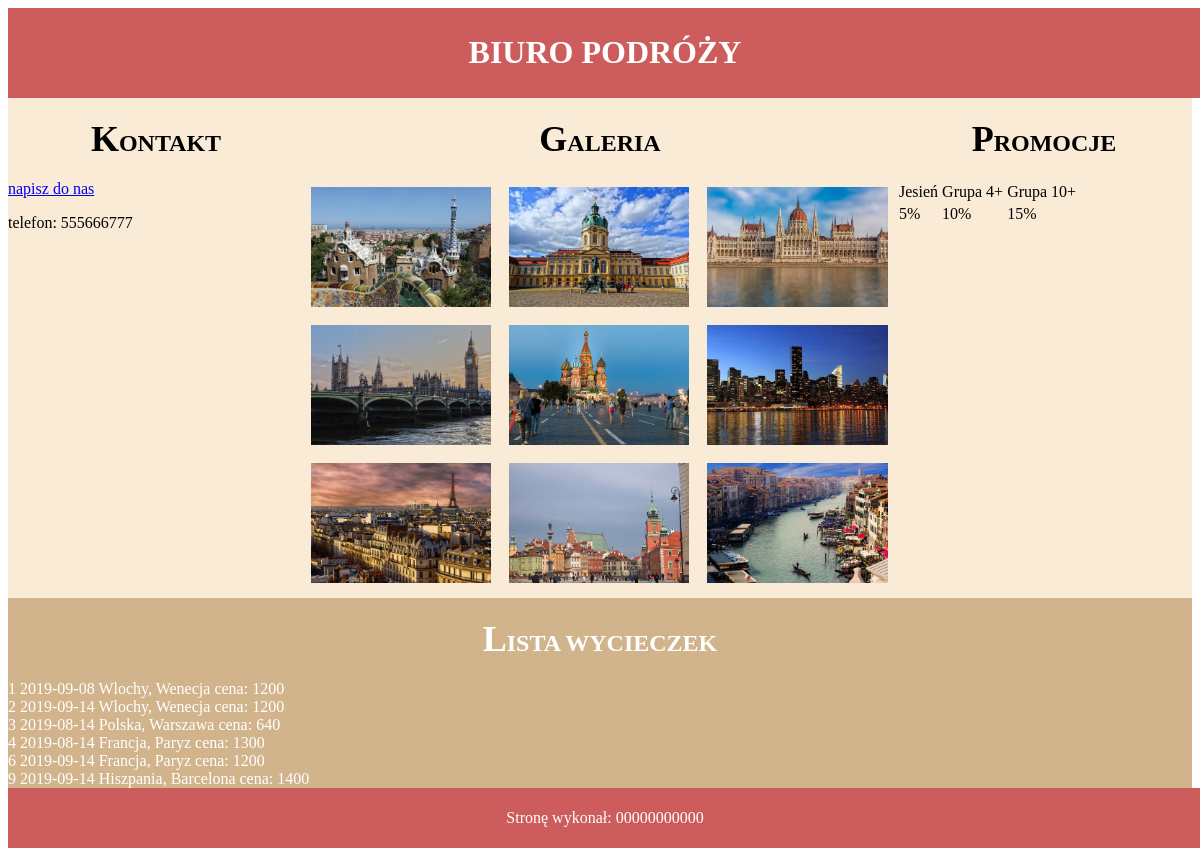
/BiuroPodrozy/wycieczki.php, run on the app's committed database.
### tables this page shows
CREATE TABLE `zdjecia` (
  `id` int(10) UNSIGNED NOT NULL,
  `nazwaPliku` text,
  `podpis` text
);

CREATE TABLE `wycieczki` (
  `id` int(10) UNSIGNED NOT NULL,
  `zdjecia_id` int(10) UNSIGNED NOT NULL,
  `dataWyjazdu` date DEFAULT NULL,
  `cel` text,
  `cena` double DEFAULT NULL,
  `dostepna` tinyint(1) DEFAULT NULL
);

### BiuroPodrozy/wycieczki.php (the view, shortened to what this page needs)
<!DOCTYPE html>
<html lang="pl">
<head>
    <link rel="stylesheet" href="styl3.css">
</head>
<body>
    <header>
        <h1>BIURO PODRÓŻY</h1>
    </header>
    <section class="left">
        <h2>KONTAKT</h2>
        <a href="mailto="biuro@wycieczki.pl"" >napisz do nas</a>
        <p>telefon: 555666777</p>
    </section>
    <section class="mid">
        <h2>GALERIA</h2>
        <?php
        $conn = mysqli_connect('localhost', 'root', '', 'egzamin3');
        $query = "SELECT nazwaPliku, podpis FROM zdjecia ORDER BY podpis ASC";
        $execute = mysqli_query($conn, $query);
        while ($row=$execute->fetch_assoc()) {
            echo "<img src='$row[nazwaPliku]' alt='$row[podpis]'> ";
        }
        ?>
    </section>
    <section class="right">
        <h2>PROMOCJE</h2>
        <table>
            <tr>
                <td>Jesień</td>
                <td>Grupa 4+</td>
                <td>Grupa 10+</td>
            </tr>
            <tr>
                <td>5%</td>
                <td>10%</td>
                <td>15%</td>
            </tr>
        </table>
    </section>
    <section class="data">
        <h2>LISTA WYCIECZEK</h2>
        <?php
        $conn = mysqli_connect('localhost', 'root', '', 'egzamin3');
        $query =  "SELECT id, datawyjazdu, cel, cena FROM wycieczki WHERE dostepna='1'";
        $execute = mysqli_query($conn, $query);
        while($row=$execute->fetch_assoc()) {
            echo $row['id'] . " ";
            echo $row['datawyjazdu'] . " ";
            echo $row['cel'] . " ";
            echo "cena: ".$row['cena'] . " ";
            echo "<br>";
        }
        ?>
    </section>
    <footer>
        <p>Stronę wykonał: 00000000000</p>
    </footer>
</body>
</html>

### BiuroPodrozy/styl3.css (style rules this page uses)
* { font-family: Verdana; }
header, footer { background-color: rgb(205, 92, 92); color: white; text-align: center; padding: 5px; float: left; width: 100%; }
.left, .right { background-color: rgb(250, 235, 215); width: 25%; height: 500px; float: left; }
.mid { background-color: rgb(250, 235, 215); width: 50%; height: 500px; float: left; }
.data { background-color: rgb(210, 180, 140); float: left; color: white; width: 100%; }
h2 { text-align: center; }
h2::first-letter { font-size: 150%; }
img { height: 120px; padding: 7px; }

### data on the page
zdjecia: nazwaPliku (picture)
zdjecia: nazwaPliku (picture)
zdjecia: nazwaPliku (picture)
zdjecia: nazwaPliku (picture)
zdjecia: nazwaPliku (picture)
zdjecia: nazwaPliku (picture)
zdjecia: nazwaPliku (picture)
zdjecia: nazwaPliku (picture)
zdjecia: nazwaPliku (picture)
wycieczki: id "1", dataWyjazdu "2019-09-08", cel "Wlochy, Wenecja", cena "1200"
wycieczki: id "2", dataWyjazdu "2019-09-14", cel "Wlochy, Wenecja", cena "1200"
wycieczki: id "3", dataWyjazdu "2019-08-14", cel "Polska, Warszawa", cena "640"
wycieczki: id "4", dataWyjazdu "2019-08-14", cel "Francja, Paryz", cena "1300"
wycieczki: id "6", dataWyjazdu "2019-09-14", cel "Francja, Paryz", cena "1200"
wycieczki: id "9", dataWyjazdu "2019-09-14", cel "Hiszpania, Barcelona", cena "1400"
